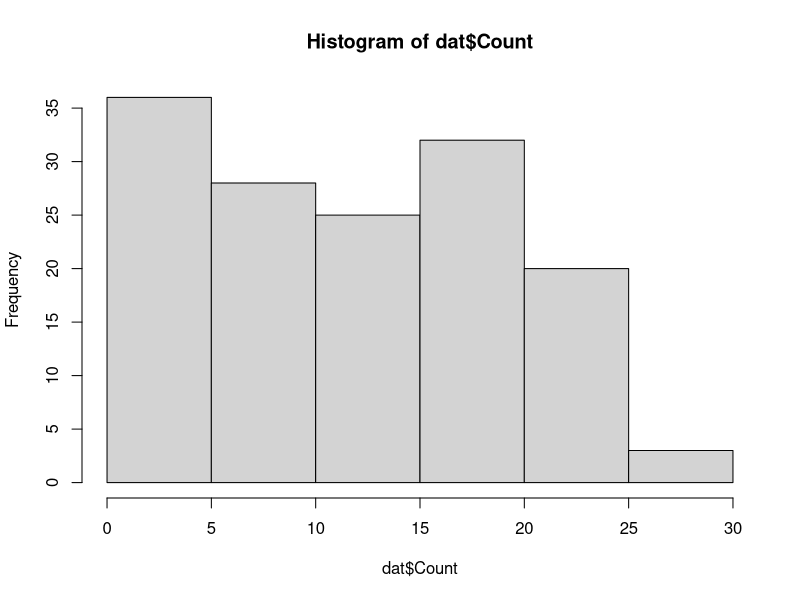
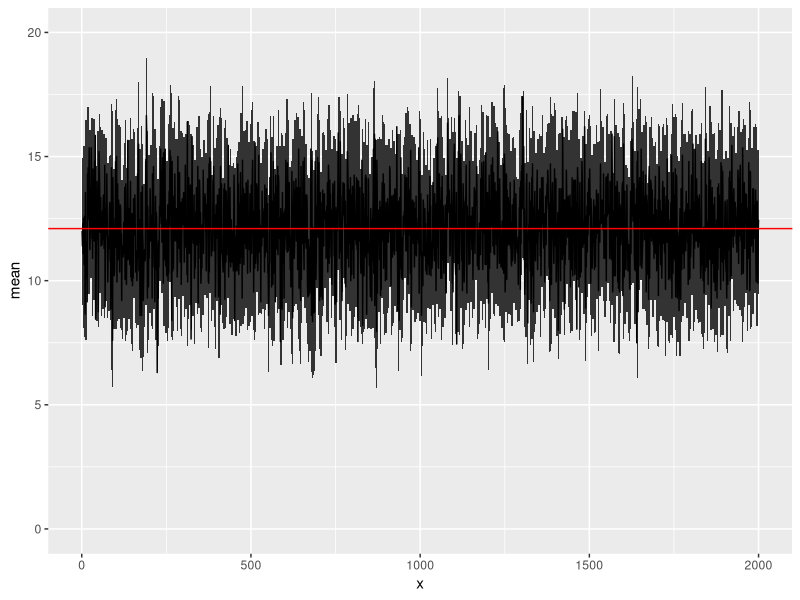

Source code (R) for these figures, in order:

# load data
 dat = read.csv("Counts_Kangaroo.csv",colClasses = "integer")

# We are interested in constructing confidence intervals
# for the sample mean and for the estimate of total population siz
# of Kangaroos
 

  head(dat)
  dim(dat)
  
  N = nrow(dat)  
  
  hist(dat$Count)
  
# True population size
  Total = sum(dat$Count)
  
# Population mean
  mu =  mean(dat$Count)

# Randomly sample 
  
  n = 20
  n.sim = 2000
  
# Type I error
  alpha = 0.1
  
  confidence.coef = 1-alpha

  # quantiles
  t.upper = confidence.coef+alpha/2
  t.lower = 0+alpha/2

  

save.outputs <- data.frame(matrix(ncol = 8, nrow = n.sim))

colnames(save.outputs) <- c("mean", "mean.LCL", "mean.UCL", "mean.indicator",
                            "tau", "tau.LCL", "tau.UCL", "total.indicator"
                            )

for(i in 1:n.sim){
  mu.indicator = 0
  total.indicator = 0
  
  y = sample(dat$Count,size=n)
  y.mean= mean(y)
  
  y.LCL = y.mean + qt(t.lower,df=length(y)-1) * sqrt(((N-n)/N)*(var(y)/n))
  y.UCL = y.mean + qt(t.upper,df=length(y)-1) * sqrt(((N-n)/N)*(var(y)/n))
  
 if (y.LCL<mu & mu < y.UCL) {mu.indicator = 1}
  
  tau = N*y.mean
  
  
  tau.LCL = tau + qt(t.lower,df=length(y)-1) * sqrt(N*(N-n)*var(y)/n)
  tau.UCL = tau + qt(t.upper,df=length(y)-1) * sqrt(N*(N-n)*var(y)/n)
  
  
  if (tau.LCL<Total & Total < tau.UCL) {total.indicator = 1}

  save.outputs$mean[i] = y.mean
  save.outputs$mean.LCL[i] = y.LCL
  save.outputs$mean.UCL[i] = y.UCL
  save.outputs$mean.indicator[i] = mu.indicator
  
  save.outputs$tau[i] = tau
  save.outputs$tau.LCL[i] = tau.LCL
  save.outputs$tau.UCL[i] = tau.UCL
  save.outputs$total.indicator[i] = total.indicator
  
}

head(save.outputs)


mean(save.outputs$total.indicator)

mean(save.outputs$mean.indicator)



library(ggplot2)

save.outputs$x= 1:n.sim

ggplot(data = save.outputs, aes(x = x, y = mean)) +
         geom_ribbon(aes(ymin = mean.LCL, ymax = mean.UCL)) +
         geom_line()+ geom_hline(yintercept = mu,color="red")+
         ylim(0,20)
  
